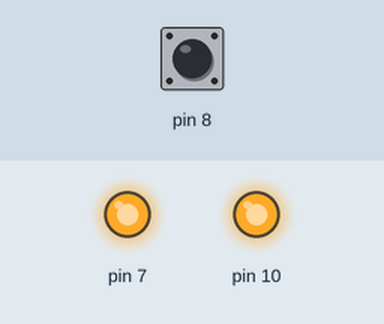
A sketch run on a simulated Arduino Uno, built with avr-gcc and run on an emulated ATmega328P. Shown: output pins drawn as LEDs (lit = HIGH). The test bench sets the inputs (shaded band); at power-on: pin 8 LOW. What the sketch prints to the serial monitor is not drawn.

Above: at 2.0 s.
2.1 s: pin 8 driven HIGH
3.6 s: pin 8 pulsed LOW 2 times (0.12 s each, 0.3 s apart)
At 4.5 s:
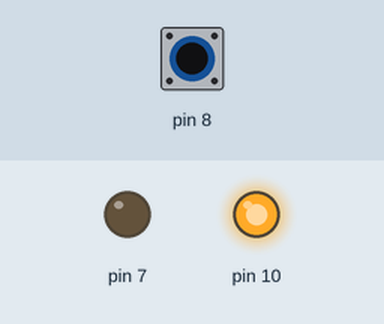
6.2 s: pin 8 pulsed LOW 5 times (0.12 s each, 0.3 s apart)
At 7.9 s:
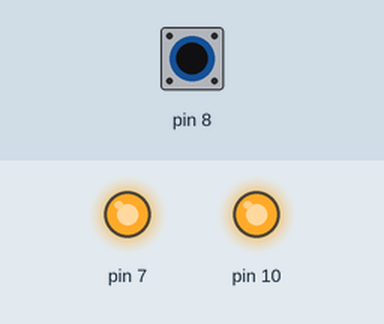
Timing chart, 0 to 9.4 s (numbered marks = the images above; inputs shaded):
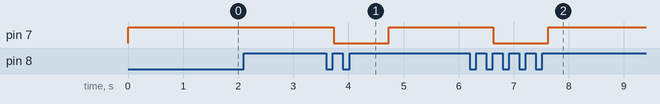

The sketch:

AD7705.ino
```cpp
// liman324@yandex.ru
// Alexander Liman
// rcl-radio.ru

#include <SPI.h>
#include <AD7705.h>
AD7705 ad(8,7);// DRDY,RESET
// SS    10 // CS
// MOSI  11 // DIN
// MISO  12 // DOUT
// SCK   13 // SCLK

long data;

void setup() {
  Serial.begin(9600);
  ad.conf();
  delay(500);
}

void loop() {
  // CH1 = 1/CH2 = 2
  // GAIN = 1,2,4,8,16,32,64,128
  // RATE = 20,25,100,200 Hz
  // UNIPOLAR = 0/BIPOLAR = 1

  ad.setSetup(1,1,25,0);
  data = ad.read_unipolar();
  Serial.print("CH1 ");Serial.print(data);

  ad.setSetup(2,1,25,0);
  data = ad.read_unipolar();
  Serial.print("  CH2 ");Serial.println(data);

  delay(1000);
}

/****CH1,GAIN1,25Hz,bipolar*****
 ad.setSetup(1,1,25,1);
 data = ad.read_bipolar();
 // long data = -32768...32767 = -2.5...+2.5 V
 */

/****CH1,GAIN1,25Hz,unipolar*****
 ad.setSetup(1,1,25,0);
 data = ad.read_unipolar();
 // long data = 0...65535  = 0...+5 V
 */
```

AD7705.cpp
```cpp
#include <Arduino.h>
#include <SPI.h>
#include "AD7705.h"

AD7705::AD7705(uint8_t drdy, uint8_t reset){
             DRDY = drdy;
             RESET = reset;
}

void AD7705::conf(){
              pinMode(DRDY, INPUT);
              pinMode(RESET, OUTPUT);
              digitalWrite(RESET,LOW);
              SPI.beginTransaction(SPISettings(SPI_CLOCK_DIV2, MSBFIRST, SPI_MODE3));
              SPI.begin();
              digitalWrite(RESET,HIGH);
              delay(300);
}

void AD7705::setSetup(int ch, int gain,int rate, int polarity){
          switch(ch){
            case 1: ch = 0x00;break;
            case 2: ch = 0x01;break;
}
          switch(gain){
            case 1:   gain = 0b00000000;break;
            case 2:   gain = 0b00001000;break;
            case 4:   gain = 0b00010000;break;
            case 8:   gain = 0b00011000;break;
            case 16:  gain = 0b00100000;break;
            case 32:  gain = 0b00101000;break;
            case 64:  gain = 0b00110000;break;
            case 128: gain = 0b00111000;break;
}
          switch(rate){
           case 20:  rate = 0b00000000;break;
           case 25:  rate = 0b00000001;break;
           case 100: rate = 0b00000010;break;
           case 200: rate = 0b00000011;break;
}

          switch(polarity){
           case 0: polarity = 0b00000100;break;
           case 1: polarity = 0b00000000;break;
}

          digitalWrite(RESET,HIGH);

          digitalWrite(SS, LOW);
          delayMicroseconds(1);
          SPI.transfer(0x10 + ch);
          SPI.transfer(0b01000000 + gain + polarity);
          digitalWrite(SS, HIGH);
          delay(10);

          digitalWrite(SS, LOW);
          delayMicroseconds(1);
          SPI.transfer(0x20 + ch);
          SPI.transfer(0b00001000 + rate);
          digitalWrite(SS, HIGH);
          delay(10);
}

int32_t AD7705::read_unipolar(){
         while(digitalRead(DRDY)!=LOW);
         digitalWrite(SS, LOW);
         delayMicroseconds(1);
         SPI.transfer(0x38);
         long code = SPI.transfer16(0);
         digitalWrite(SS, HIGH);
         while(digitalRead(DRDY)!=HIGH);
         delay(10);
         digitalWrite(RESET,LOW);
         return (int32_t)code;
}

int32_t AD7705::read_bipolar(){
         while(digitalRead(DRDY)!=LOW);
         digitalWrite(SS, LOW);
         delayMicroseconds(1);
         SPI.transfer(0x38);
         long code = SPI.transfer16(0) - 32768;
         digitalWrite(SS, HIGH);
         while(digitalRead(DRDY)!=HIGH);
         delay(10);
         digitalWrite(RESET,LOW);
         return (int32_t)code;
}
```

AD7705.h
```cpp
#ifndef AD7705_H
#define AD7705_H

#include <Arduino.h>

class AD7705
{
  public:
    AD7705(uint8_t, uint8_t);
        void conf();
        void setSetup(int ch, int gain,int rate, int polarity);
        int32_t read_unipolar();
        int32_t read_bipolar();

  private:
        uint8_t DRDY;
        uint8_t RESET;
};

#endif //AD7705_H
```

Measured:
- after the input at 3.6 s, pin 7: HIGH → LOW after 0.13 s, → HIGH 1.0 s later
- after the input at 6.2 s, pin 7: HIGH → LOW after 0.43 s, → HIGH 1.0 s later
